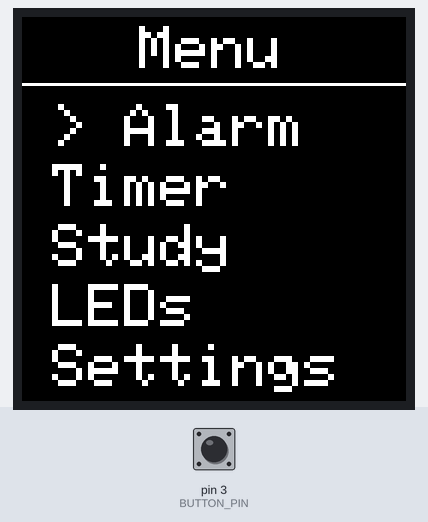
The sketch below on a simulated Arduino Uno, built with avr-gcc and run on an emulated ATmega328P. On the bench: 128×128 colour display. Inputs (shaded band) come from the test bench; at power-on: pin 3 (BUTTON_PIN) HIGH. What the sketch prints to the serial monitor is not drawn.

Above: at 1.3 s.

The sketch:

try_display.ino
```cpp
// my notes // --------------------------------------------------------------------------------------------
// Taster: Pin 3
// --> taster wechselt eingestellte Menü durch und updatet dann display


// notes from the original code // ------------------------------------------------------------------------
// IMPORTANT: LCDWIKI_SPI LIBRARY MUST BE SPECIFICALLY
// CONFIGURED FOR EITHER THE TFT SHIELD OR THE BREAKOUT BOARD.

//This program is a demo of displaying string

//when using the BREAKOUT BOARD only and using these hardware spi lines to the LCD,
//the SDA pin and SCK pin is defined by the system and can't be modified.
//if you don't need to control the LED pin,you can set it to 3.3V and set the pin definition to -1.
//other pins can be defined by youself,for example
//pin usage as follow:
//             CS  A0/DC  RESET  SDA  SCK  LED    VCC     GND
//Arduino Uno  A5   A3     A4    11   13   A0   5V/3.3V   GND

//Remember to set the pins to suit your display module!
/********************************************************************************
* @attention
*
* THE PRESENT FIRMWARE WHICH IS FOR GUIDANCE ONLY AIMS AT PROVIDING CUSTOMERS
* WITH CODING INFORMATION REGARDING THEIR PRODUCTS IN ORDER FOR THEM TO SAVE
* TIME. AS A RESULT, QD electronic SHALL NOT BE HELD LIABLE FOR ANY
* DIRECT, INDIRECT OR CONSEQUENTIAL DAMAGES WITH RESPECT TO ANY CLAIMS ARISING
* FROM THE CONTENT OF SUCH FIRMWARE AND/OR THE USE MADE BY CUSTOMERS OF THE
* CODING INFORMATION CONTAINED HEREIN IN CONNECTION WITH THEIR PRODUCTS.
**********************************************************************************/
#include <LCDWIKI_GUI.h> //Core graphics library
#include <LCDWIKI_SPI.h> //Hardware-specific library

#define arr_length(a) (sizeof(a) / sizeof(a[0]))

//paramters define
#define MODEL ST7735S128
#define CS   A5
#define CD   A3
#define RST  A4
#define LED  A0   //if you don't need to control the LED pin,you should set it to -1 and set it to 3.3V

//the definiens of hardware spi mode as follow:
//if the IC model is known or the modules is unreadable,you can use this constructed function
LCDWIKI_SPI mylcd(MODEL,CS,CD,RST,LED); //model,cs,dc,reset,led

#define BLACK   0x0000
#define BLUE    0x001F
#define RED     0xF800
#define GREEN   0x07E0
#define CYAN    0x07FF
#define MAGENTA 0xF81F
#define YELLOW  0xFFE0
#define WHITE   0xFFFF

char* menues[] = {"Alarm", "Timer", "Study", "LEDs", "Settings"};
int selectet_menue = 0;

#define BUTTON_PIN 3
int button_stat = 0;

void setup() {
  Serial.begin(9600);

  mylcd.Init_LCD();
  mylcd.Fill_Screen(BLACK);

  pinMode(BUTTON_PIN, INPUT_PULLUP);
  attachInterrupt(digitalPinToInterrupt(BUTTON_PIN), interrupt, FALLING);

  updateDisplay();
}

void loop(){
  //mylcd.Print_String("String"], /x-Koordinate/, /y-Koordinate/);
  //mylcd.Print_Number_Float(/Zahl/, /anz Nachkommastellen/, /Koordinate/, /Koordinate/, /Symbol vor Nachkommastelle/, /?/, /?/);
  //mylcd.Print_Number_Float(3.1415926535, 5, 10, 10, '.', 0, ' ');


  /*
  mylcd.Fill_Screen(0x0000);
  mylcd.Set_Text_colour(MAGENTA);
  mylcd.Set_Text_Back_colour(BLACK);
  mylcd.Set_Text_Size(1);
  mylcd.Print_String("Hello World!", 0, 0);
  mylcd.Print_Number_Float(3.1415926535, 2, 0, 8, '.', 0, ' ');
  mylcd.Print_Number_Int(0xDEADBEF, 0, 16, 0, ' ',16);

  mylcd.Set_Text_colour(GREEN);
  mylcd.Set_Text_Size(2);
  mylcd.Print_String("Hello", 0, 28);
  mylcd.Print_Number_Float(01234.56789, 2, 0, 44, '.', 0, ' ');
  mylcd.Print_Number_Int(0xDEADBEF, 0, 60, 0, ' ',16);

  mylcd.Set_Text_colour(BLUE);
  mylcd.Set_Text_Size(3);
  mylcd.Print_String("Hello", 0, 80);
  mylcd.Print_Number_Float(01234.56789, 2, 0, 104, '.', 0, ' ');
  mylcd.Print_Number_Int(0xDEADBEF, 0, 128, 0, ' ',16);
  */
}

void interrupt(){
  changeSelectetMenu();
}

void changeSelectetMenu() {
  Serial.println(selectet_menue);
  if(digitalRead(BUTTON_PIN) == 0 && button_stat == 0){
    button_stat = 1;
  }
  if(digitalRead(BUTTON_PIN) == 1 && button_stat == 1){
    button_stat = 0;
    selectet_menue ++;
    if(selectet_menue > arr_length(menues)-1) selectet_menue = 0;
  }
  delay(10);
  updateDisplay();

}

void updateDisplay(){
  mylcd.Set_Text_Mode(0);

  mylcd.Fill_Screen(0x0000);
  mylcd.Set_Text_colour(WHITE);
  mylcd.Set_Text_Back_colour(BLACK);
  mylcd.Set_Text_Size(2);

  mylcd.Print_String("   Menu", 3, 3);
  //mylcd.Draw_Line(0, 0, mylcd.Get_Display_Width()-1 ,0);

  mylcd.Set_Draw_color(WHITE);
  mylcd.Draw_Line(0, 22, mylcd.Get_Display_Width()-1 , 22);

  for(int i=0; i<arr_length(menues); i++){
    String print_message = menues[i];
    if(selectet_menue == i) print_message = "> " + print_message;
    mylcd.Print_String(print_message, 10, 29 + i*20);
  }
}
```
